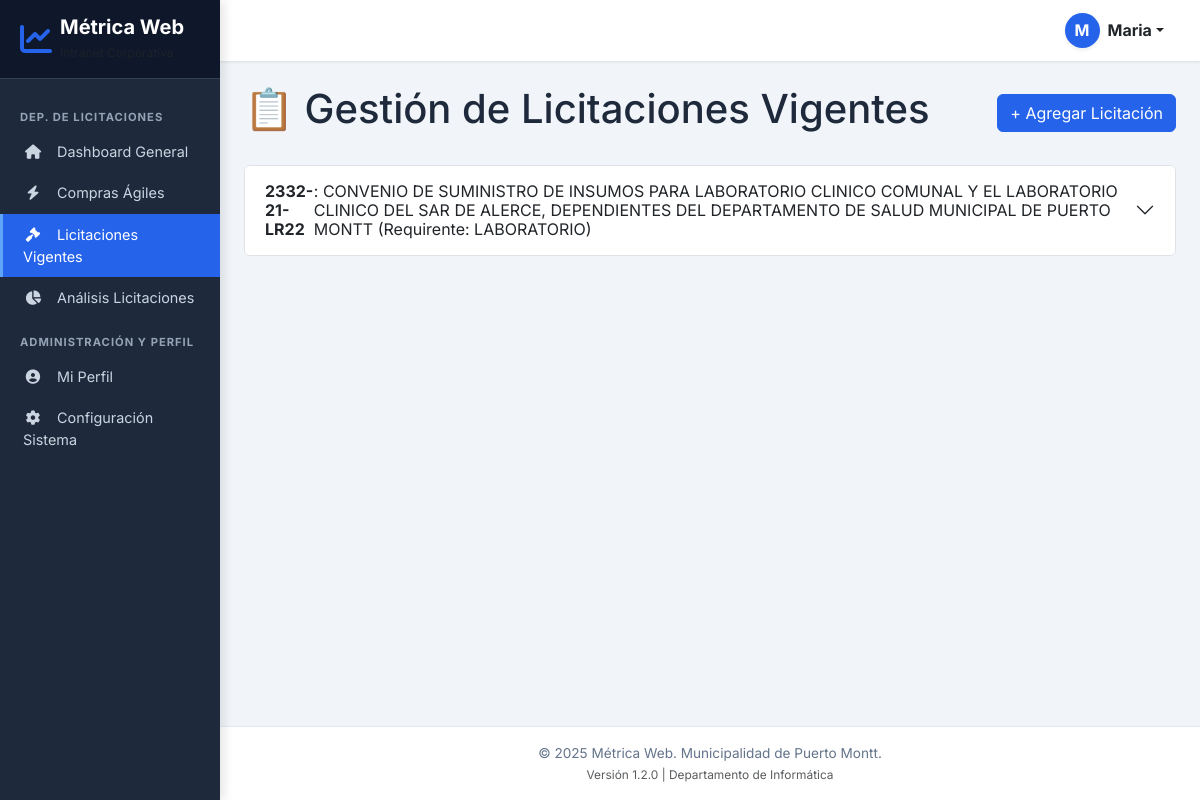
/licitaciones-vigentes (signed in), run on the app's committed database.
### tables this page shows
CREATE TABLE licitaciones (
                    id INTEGER PRIMARY KEY,
                    id_licitacion TEXT UNIQUE NOT NULL,
                    nombre_licitacion TEXT NOT NULL,
                    requirente TEXT
                , estado_general TEXT DEFAULT 'VIGENTE', decreto_adjudicacion TEXT, inspector_tecnico TEXT, monto_estimado REAL DEFAULT 0);

### flask_app.py (the view)
@app.route('/licitaciones-vigentes')
@login_required
@permission_required('modificar_analisis')
def licitaciones_vigentes():
    manager = LicitacionesManager()
    licitaciones = manager.obtener_licitaciones_completas()
    return render_template('licitaciones_vigentes.html', licitaciones=licitaciones)

### flask_app.py (called while the page is built, shortened)
def login_required(f):
    @wraps(f)
    def decorated_function(*args, **kwargs):
        if 'autenticado' not in session:
            flash('Debes iniciar sesión para ver esta página.', 'warning')
            return redirect(url_for('login'))
        return f(*args, **kwargs)
    return decorated_function

def permission_required(permiso):
    def decorator(f):
        @wraps(f)
        def decorated_function(*args, **kwargs):
            if not session.get('usuario', {}).get('permisos', {}).get(permiso, False):
                flash('No tienes los permisos necesarios para acceder a esta sección.', 'danger')
                return redirect(url_for('dashboard_general'))
            return f(*args, **kwargs)
        return decorated_function
    return decorator

### licitaciones_manager.py (called while the page is built)
    def _get_conn(self):
        conn = sqlite3.connect(self.db_path)
        conn.execute("PRAGMA foreign_keys = ON")
        return conn

### templates/licitaciones_vigentes.html (shortened to what this page needs)
{% extends "layout.html" %}
{% block content %}
<div class="d-flex justify-content-between align-items-center mb-4">
    <h1>📋 Gestión de Licitaciones Vigentes</h1>
    <button class="btn btn-primary" data-bs-toggle="modal" data-bs-target="#modalAddLicitacion">
        + Agregar Licitación
    </button>
</div>
<div class="accordion" id="accordionLicitaciones">
    {% for licitacion in licitaciones %}
    <div class="accordion-item">
        <h2 class="accordion-header" id="heading-{{ licitacion.id }}">
            <button class="accordion-button collapsed" type="button" data-bs-toggle="collapse" data-bs-target="#collapse-{{ licitacion.id }}">
                <strong>{{ licitacion.id_licitacion }}</strong>: {{ licitacion.nombre_licitacion }} (Requirente: {{ licitacion.requirente }})
            </button>
        </h2>
    </div>
    {% else %}
    <div class="alert alert-info">No hay licitaciones registradas.</div>
    {% endfor %}
</div>
{% endblock %}

### templates/layout.html (style rules this page uses)
:root { --sidebar-width: 220px; --primary-color: #2563EB; --secondary-color: #64748B; --bg-light: #F1F5F9; --text-dark: #1E293B; }
body { font-family: 'Inter', sans-serif; background-color: var(--bg-light); color: var(--text-dark); overflow-x: hidden; }
.btn-primary { background-color: var(--primary-color) !important; border-color: var(--primary-color) !important; }

### data on the page
licitaciones: id_licitacion "2332-21-LR22", nombre_licitacion "CONVENIO DE SUMINISTRO DE INSUMOS PARA LABORATORIO CLINICO COMUNAL Y EL LABORATORIO CLINICO DEL SAR DE ALERCE, DEPENDIENTES DEL DEPARTAMENTO DE SALUD MUNICIPAL DE PUERTO MONTT", requirente "LABORATORIO"

### other printed values
{{ session.usuario.nombre_completo[0] if session.usuario else 'U' }} "M"
{{ session.usuario.nombre_completo if session.usuario else 'Usuario' }} "Maria"
